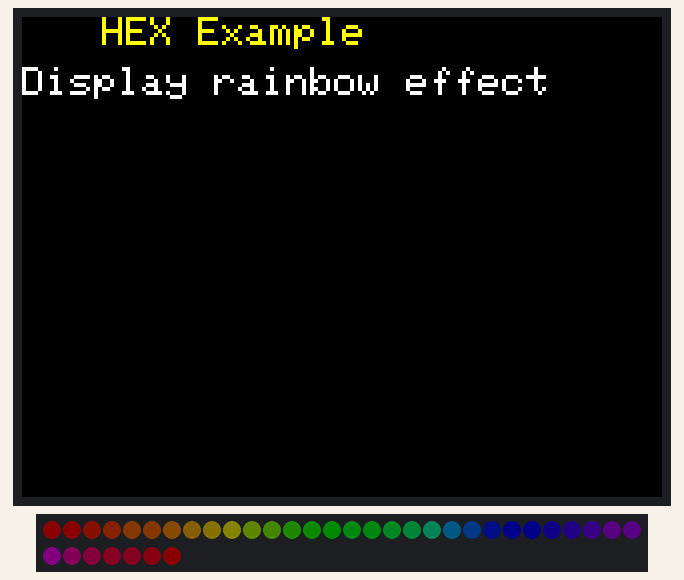
Simulated run of this sketch. Board: ESP32. On the bench: 320×240 colour display, 37 RGB LEDs in strip order, left to right, continuing on the next row. Dim RGB values are drawn brighter than linear.

Above: at 0.38 s.
At 6.98 s:
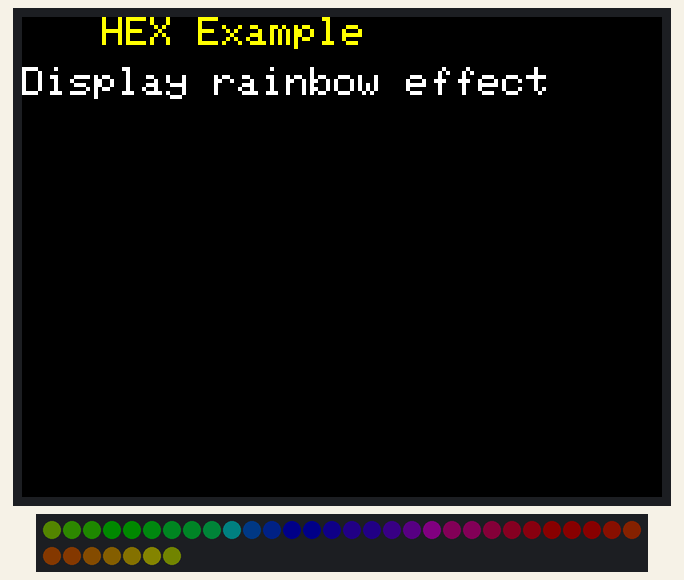
At 9.98 s:
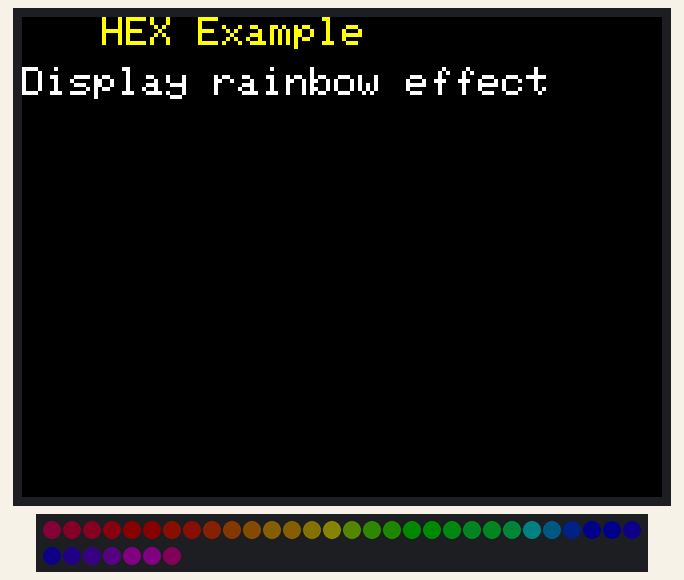
At 19.58 s:
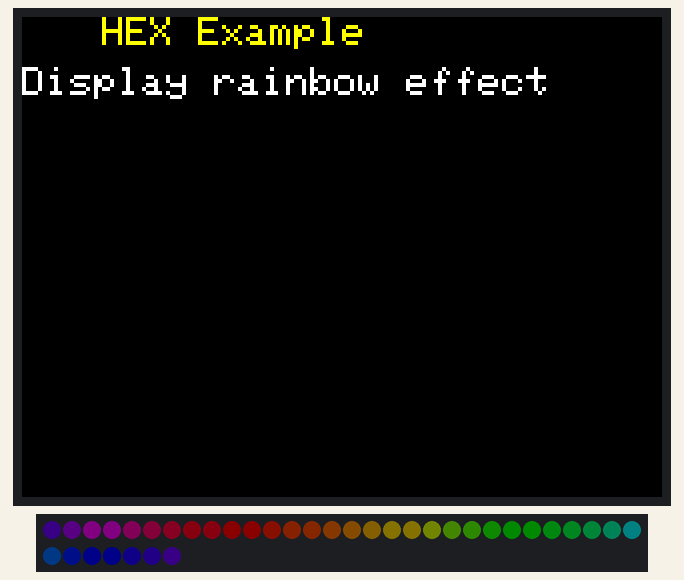
At 29.18 s:
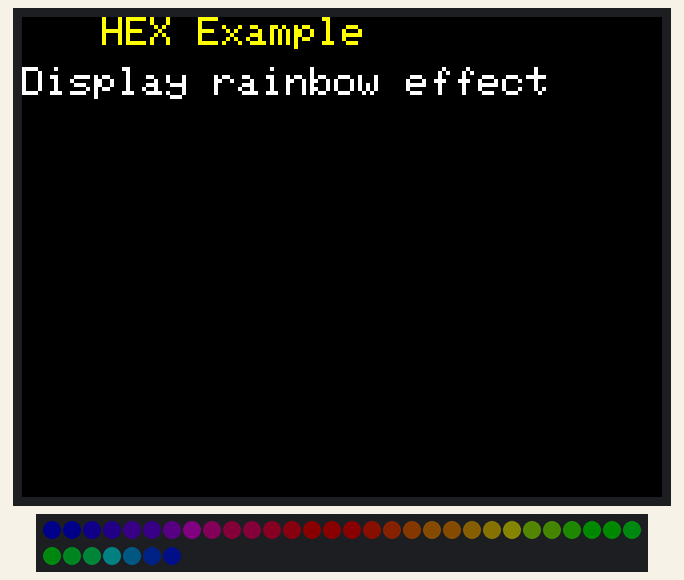
At 39.08 s:
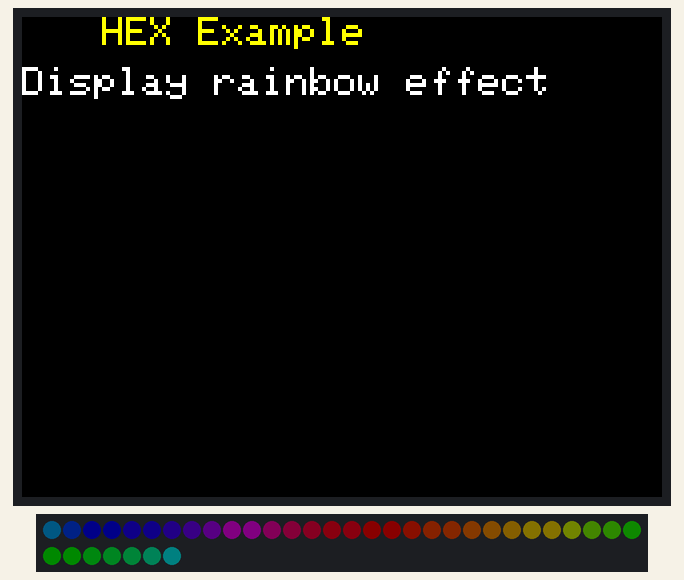

The sketch:

hex.ino
```cpp
/*
    Install FastLED library first.(HEX is connected to GROVE A)
 */
#include <M5Stack.h>
#include "FastLED.h"

#define Neopixel_PIN    21
#define NUM_LEDS    37

CRGB leds[NUM_LEDS];
uint8_t gHue = 0;

void setup() {
  Serial.begin(115200);
  M5.begin();
  M5.Lcd.clear(BLACK);
  M5.Lcd.setTextColor(YELLOW); M5.Lcd.setTextSize(2); M5.Lcd.setCursor(40, 0);
  M5.Lcd.println("HEX Example");
  M5.Lcd.setTextColor(WHITE);
  M5.Lcd.setCursor(0, 25);
  M5.Lcd.println("Display rainbow effect");

  // Neopixel initialization
  FastLED.addLeds<WS2811,Neopixel_PIN,GRB>(leds, NUM_LEDS).setCorrection(TypicalLEDStrip);
  FastLED.setBrightness(10);
}

void loop(){
    fill_rainbow( leds, NUM_LEDS, gHue, 7);
    FastLED.show();// must be executed for neopixel becoming effective
    EVERY_N_MILLISECONDS( 20 ) { gHue++; }
}
```
